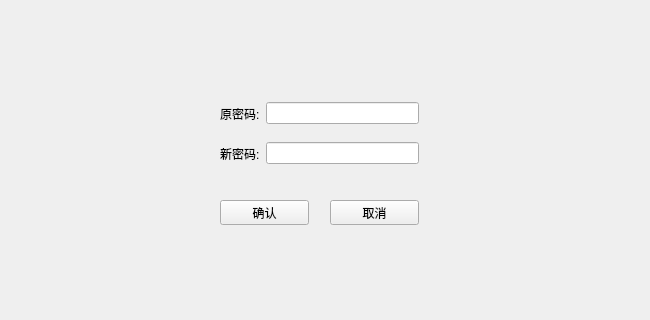
<?xml version="1.0" encoding="UTF-8"?>
<ui version="4.0">
 <class>Vm_Setting</class>
 <widget class="QWidget" name="Vm_Setting">
  <property name="geometry">
   <rect>
    <x>0</x>
    <y>0</y>
    <width>650</width>
    <height>320</height>
   </rect>
  </property>
  <property name="windowTitle">
   <string>Form</string>
  </property>
  <widget class="QWidget" name="layoutWidget">
   <property name="geometry">
    <rect>
     <x>220</x>
     <y>100</y>
     <width>199</width>
     <height>27</height>
    </rect>
   </property>
   <layout class="QHBoxLayout" name="horizontalLayout">
    <item>
     <widget class="QLabel" name="label">
      <property name="text">
       <string>原密码:</string>
      </property>
     </widget>
    </item>
    <item>
     <widget class="QLineEdit" name="le_old_passwd"/>
    </item>
   </layout>
  </widget>
  <widget class="QPushButton" name="btn_cancel">
   <property name="geometry">
    <rect>
     <x>330</x>
     <y>200</y>
     <width>89</width>
     <height>25</height>
    </rect>
   </property>
   <property name="text">
    <string>取消</string>
   </property>
  </widget>
  <widget class="QWidget" name="layoutWidget_2">
   <property name="geometry">
    <rect>
     <x>220</x>
     <y>140</y>
     <width>199</width>
     <height>27</height>
    </rect>
   </property>
   <layout class="QHBoxLayout" name="horizontalLayout_2">
    <item>
     <widget class="QLabel" name="label_2">
      <property name="text">
       <string>新密码:</string>
      </property>
     </widget>
    </item>
    <item>
     <widget class="QLineEdit" name="le_new_passwd"/>
    </item>
   </layout>
  </widget>
  <widget class="QPushButton" name="btn_commit">
   <property name="geometry">
    <rect>
     <x>220</x>
     <y>200</y>
     <width>89</width>
     <height>25</height>
    </rect>
   </property>
   <property name="text">
    <string>确认</string>
   </property>
  </widget>
 </widget>
 <resources/>
 <connections/>
</ui>
